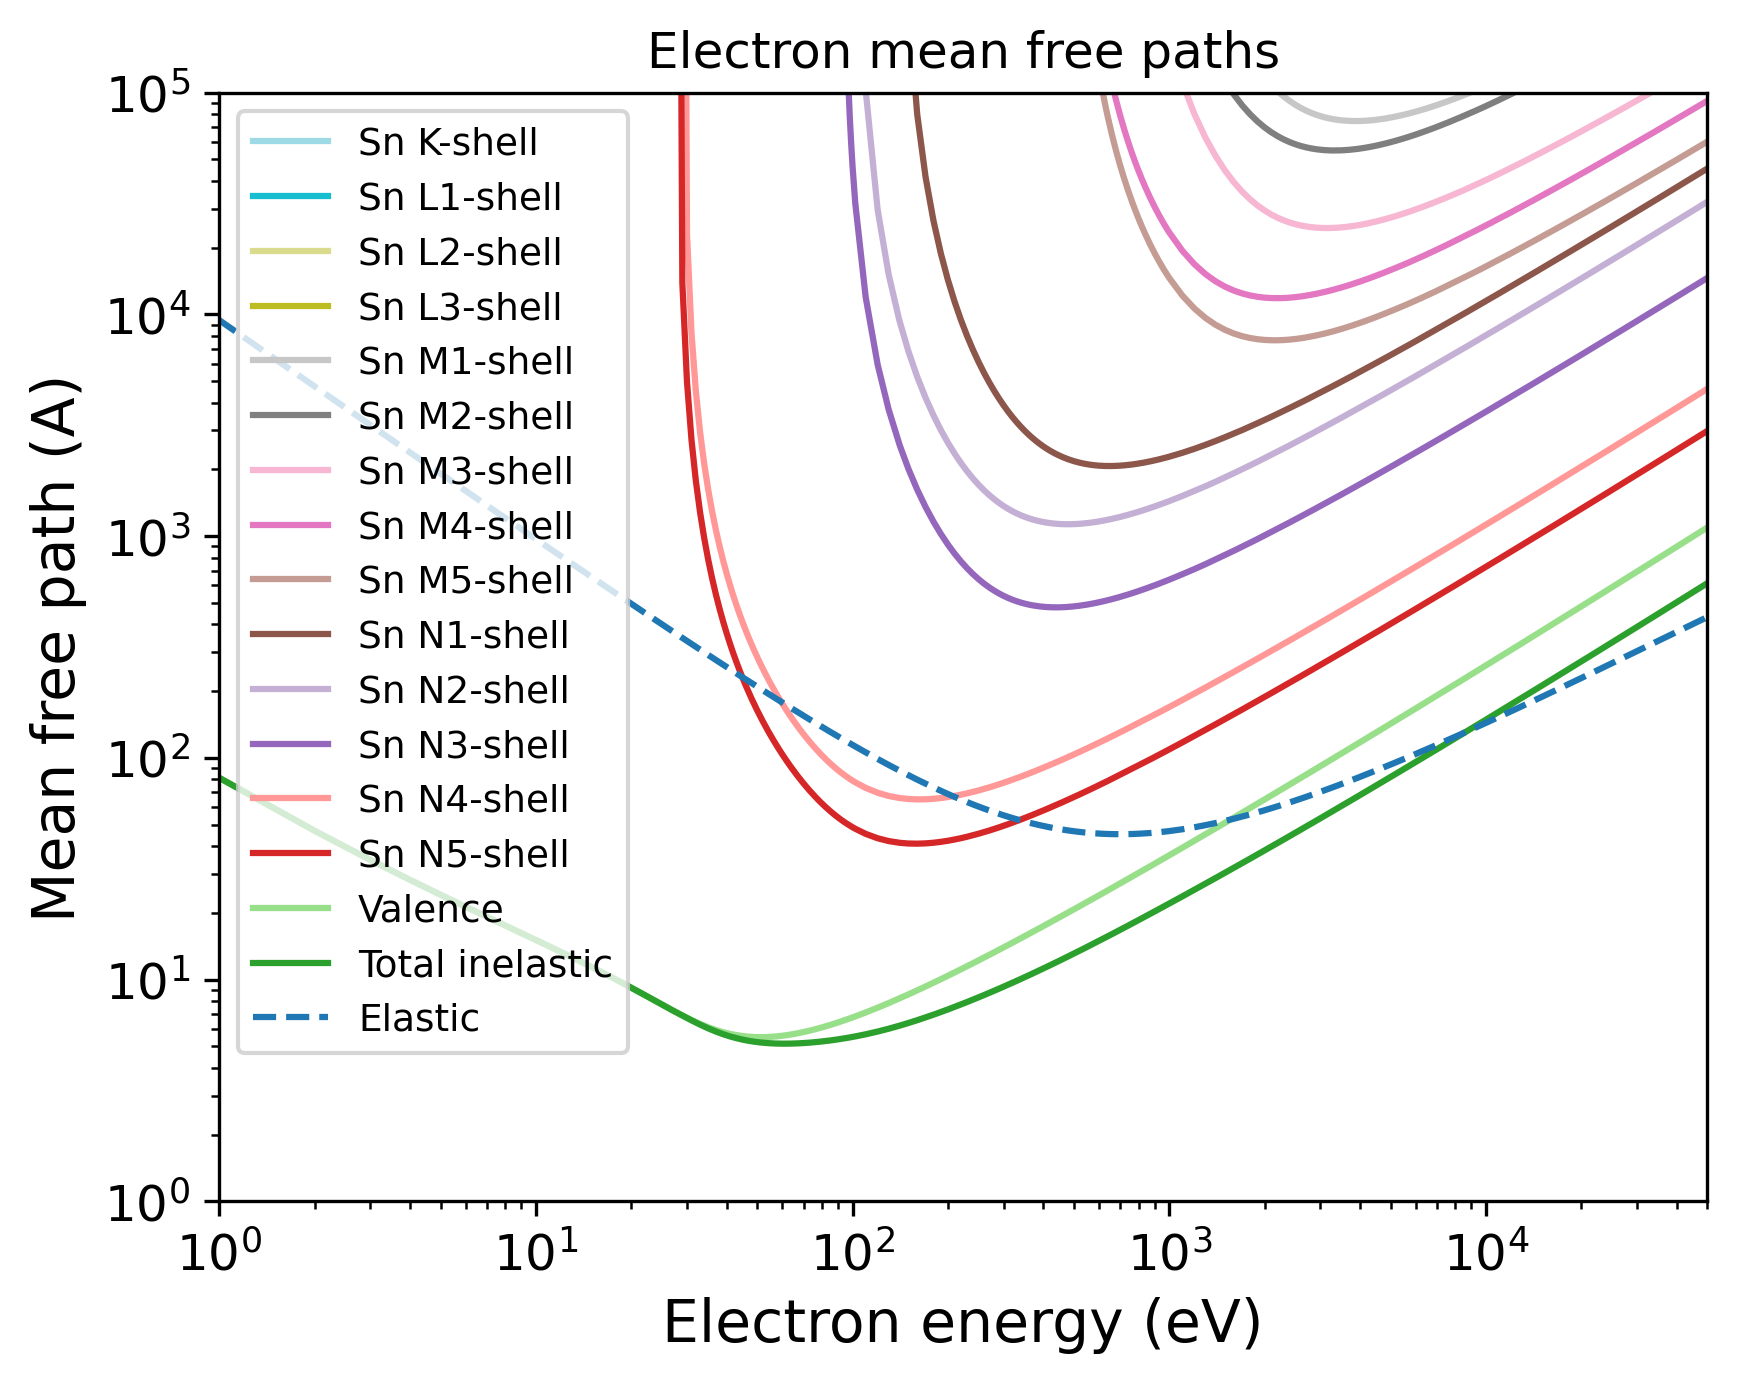

The Python source for this figure:
import pandas as pd
import numpy as np
import matplotlib.pyplot as plt
import matplotlib.cm as cm
# Set the format:
plt.xlabel("Electron energy (eV)", fontsize=14)
plt.ylabel("Mean free path (A)", fontsize=14)
plt.xticks(fontsize=12)
plt.yticks(fontsize=12)
plt.grid(False)
# Set the axes:
# Read the output file:
df = pd.read_csv(r"OUTPUT_Sn_Electron_IMFP.dat", sep=r'\s+', header=None, comment="#", skipinitialspace=True)
plt.xscale("log")
plt.yscale("log")
# Prepare the plot:
columns_to_plot = [ 1, 2, 3, 4, 5, 6, 7, 8, 9, 10, 11, 12, 13, 14, 15, 16]
labels = [ "Sn K-shell", "Sn L1-shell", "Sn L2-shell", "Sn L3-shell", "Sn M1-shell", "Sn M2-shell", "Sn M3-shell", "Sn M4-shell", "Sn M5-shell", "Sn N1-shell", "Sn N2-shell", "Sn N3-shell", "Sn N4-shell", "Sn N5-shell", "Valence", "Total inelastic"]
# Create N distinct colors from a colormap
N = len(columns_to_plot)
colors = plt.cm.tab20(np.linspace(1, 0, 20))
# Set line styles:
linestyles = [ "-", "-", "-", "-", "-", "-", "-", "-", "-", "-", "-", "-", "-", "-", "-", "-"]
for i, col in enumerate(columns_to_plot):
    color = colors[i % len(colors)]
    ls    = linestyles[i % len(linestyles)]
    label = labels[i % len(labels)]
    plt.plot(df.iloc[:, 0], df.iloc[:, col],
    color=color,
    label=label,
    linestyle=ls)
# Add a curve from the second file
df2 = pd.read_csv(r"OUTPUT_Sn_Electron_EMFP.dat", sep=r'\s+', header=None, comment="#", skipinitialspace=True)
columns_to_plot2 = [ 2]
labels2 = [ "Elastic"]
# Create second part of the plot:
for col, label in zip(columns_to_plot2, labels2):
    plt.plot(df2.iloc[:, 0], df2.iloc[:, col], label=label, linestyle="--")
plt.xlim(1.00000000,50000.00000000)
plt.ylim(1.00000000,100000.00000000)
plt.title("Electron mean free paths")
plt.legend(loc="best", fontsize=9)
# Save the plot in this format:
plt.savefig("OUTPUT_MFP_electron.png", dpi=300, bbox_inches="tight")
